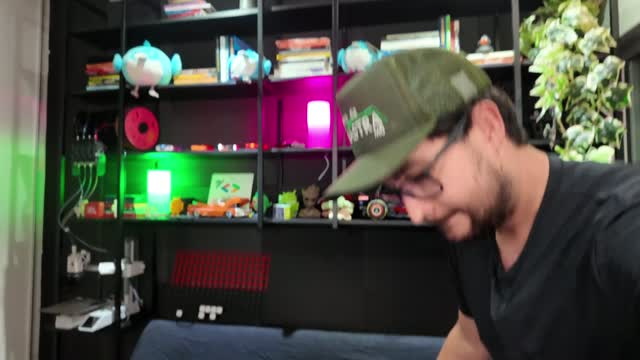
#> input picture benchmarks/reports/geladeira-allwild/evidencia/011s_se-posicionando_gemini-manteve.jpg, 640 x 360 px
$ python -i thumbnailer.py   (imports and definitions only)
#> lines starting #> are read from the running program, lines starting #| are printed output that depends on the picture
#> further down, picture is the input picture: PIL image 640x360 RGB; mean R, G, B 78.1, 76.1, 67.2
"""
THUMBNAILER stage — generates a thumbnail image for the final video.

Short: best frame (energy peak) + bold text.
Long:  AI background via Gemini Imagen (or the best frame) + face asset + title.

The layout is a React component (renderer/, `auto-edit-render`: Satori +
resvg, no browser). If the renderer is missing or fails, the Pillow layout
below draws it instead (AUTO_EDIT_THUMB_RENDERER=pillow forces that).

Output: workspace/thumbnail.png

Usage: python tools/thumbnailer.py <workspace_dir>
"""
from __future__ import annotations

import json
import os
import subprocess
import sys
import tempfile
from pathlib import Path

import numpy as np
from PIL import Image, ImageDraw, ImageFilter, ImageEnhance, ImageFont

sys.path.insert(0, str(Path(__file__).resolve().parent.parent))
from auto_edit import probe, render, styles, thumb_html  # noqa: E402  -- needs the repo root on sys.path

# ── Dimensions ──────────────────────────────────────────────────────────────

SHORT_SIZE = (1080, 1920)   # 9:16 portrait
LONG_SIZE = (1280, 720)     # 16:9 landscape

ENERGY_RESOLUTION = 0.5     # must match extract.py

# ── Instagram safe zone (grid crops 9:16 to center 1:1) ─────────────────────
IG_SAFE_TOP = 0.22   # abaixo disso a grid corta o topo
IG_SAFE_BOT = 0.78   # acima disso a grid corta a base
FACE_ZONE_TOP = 0.52  # texto do short não invade abaixo daqui (rosto ~0.55–0.65)


# [18 lines left out: function _safe_block_top, not called in this run]

# ── Style mapping ───────────────────────────────────────────────────────────

STYLE_MAP = {
    "bold-energy": {
        "text": (255, 255, 255),
        "outline": (0, 0, 0),
        "accent": (255, 220, 0),
        "tint": (255, 50, 0, 80),
        "gradient": ((200, 30, 0), (255, 100, 0)),
    },
    "clean-minimal": {
        "text": (255, 255, 255),
        "outline": (40, 40, 40),
        "accent": (0, 255, 140),
        "tint": (0, 0, 0, 60),
        "gradient": ((30, 30, 50), (60, 60, 80)),
    },
    "dramatic": {
        "text": (255, 255, 255),
        "outline": (0, 0, 0),
        "accent": (255, 50, 50),
        "tint": (0, 0, 0, 120),
        "gradient": ((10, 10, 30), (40, 20, 60)),
    },
    "fun-colorful": {
        "text": (255, 255, 255),
        "outline": (0, 0, 0),
        "accent": (255, 150, 0),
        "tint": (255, 200, 0, 80),
        "gradient": ((255, 100, 50), (255, 200, 0)),
    },
}

DEFAULT_STYLE = "clean-minimal"

# ── Template registry ───────────────────────────────────────────────────────

_BUILTIN_TEMPLATES = {
    "default": "dev",
    "templates": {
        "dev": {
            "description": "programação, frameworks, dicas de dev, carreira",
            "accent": [55, 224, 160],
            "grade": [[11, 31, 26], [6, 16, 13]],
            "sub_text_color": [4, 18, 12],
        },
        "maker": {
            "description": "impressão 3D, hardware, firmware, montagens, mods",
            "accent": [255, 159, 46],
            "grade": [[36, 22, 5], [15, 10, 5]],
            "sub_text_color": [26, 14, 0],
        },
        "gadget": {
            "description": "review de produto, unboxing, comparativo de gadgets",
            "accent": [255, 63, 134],
            "grade": [[38, 10, 26], [15, 5, 11]],
            "sub_text_color": [255, 255, 255],
        },
    },
}

_STYLE_HINT_COMPAT = {
    "bold-energy": "gadget",
    "clean-minimal": "dev",
    "dramatic": "gadget",
    "fun-colorful": "maker",
}

_TEMPLATE_TO_STYLE = {
    "dev": "clean-minimal",
    "maker": "fun-colorful",
    "gadget": "bold-energy",
}


# [46 lines left out: functions _load_templates, _resolve_template, _repo_root, not called in this run]


PREFERRED_FONTS = [
    "Montserrat",         # Modern geometric bold
    "ProtestGuerrilla",   # Bold display (CapCut style)
    "BebasNeue",          # Tall condensed display
    "Anton",              # Heavy impact
    "Oswald",             # Clean condensed
]


# [28 lines left out: functions _find_font, _font_dirs, not called in this run]


# ── React renderer ──────────────────────────────────────────────────────────

# Satori reads static TTF/OTF only (no variable fonts, no WOFF2).
RENDER_FONTS = ("Anton", "BebasNeue")
RENDER_TIMEOUT = 120


# [37 lines left out: functions _render_font, _renderer_cmd, _run_renderer, _style_html, not called in this run]


FACE_FRAMES = 6  # other moments looked at when the main frame shows no face


# [158 lines left out: functions _face_cutout, _render_react, _find_logo_assets, _composite_logos, _find_face_asset, not called in this run]


# ── Frame extraction & scoring ─────────────────────────────────────────────

NUM_CANDIDATES = 12


# [63 lines left out: functions _find_energy_peak, _extract_frame, _score_sharpness, _skin_mask, _score_face_region, not called in this run]


# Mouth band, as a fraction of the skin bounding box
MOUTH_BAND_TOP = 0.55
MOUTH_BAND_BOT = 0.88
MOUTH_BAND_LEFT = 0.30
MOUTH_BAND_RIGHT = 0.70
# Luma thresholds, relative to the median luma of the skin pixels
MOUTH_DARK_RATIO = 0.45    # open mouth = dark cavity
MOUTH_BRIGHT_RATIO = 1.45  # open mouth = visible teeth


# [75 lines left out: functions _score_mouth_closed, _score_center_clarity, _score_brightness, _score_frame, not called in this run]


# Strong enough to sink a talking frame, small enough that a visible talking
# face still beats a frame with no face in it (face term spans ~0-25 points).
MOUTH_WEIGHT = 12.0


# [29 lines left out: functions _combined_score, _forced_timestamp, not called in this run]


# Same timeline in all three; the clean cut first — the captioned/overlaid ones
# have subtitles and graphics burned in, which then showed up in the thumbnail.
CUT_VIDEO_NAMES = ("edited_video.mp4", "captioned_video.mp4", "overlaid_video.mp4")


# [78 lines left out: functions _frame_source, _pick_best_frame, not called in this run]


SECOND_FRAME_GAP = 0.15  # of the duration, away from the main frame


# [46 lines left out: functions _pick_second_frame, _crop_center, not called in this run]


# ── Background generators ──────────────────────────────────────────────────


def _stylize_frame_bg(img: Image.Image) -> Image.Image:
    """Turn a raw video frame into a styled thumbnail background.

    Center stays sharp (subject/face), edges get blur + darkening.
    """
    w, h = img.size
#> w = 640; h = 360
    img = img.convert("RGB")

    # 1. Create blurred version for edges
    blurred = img.filter(ImageFilter.GaussianBlur(radius=12))
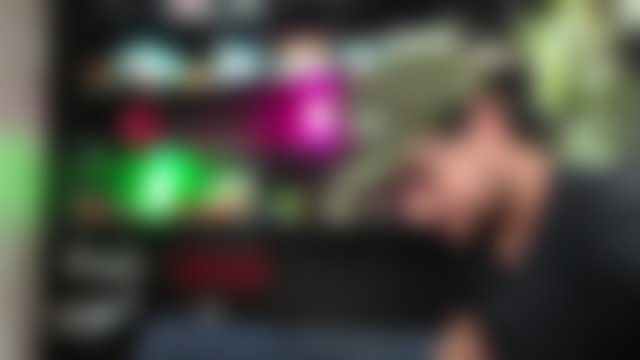
#> blurred: PIL image 640x360 RGB; mean R, G, B 78.1, 76.1, 67.2

    # 2. Radial mask: center = sharp (white), edges = blurred (black)
    sw, sh = 128, 128
    y_arr, x_arr = np.mgrid[0:sh, 0:sw]
    cx, cy = sw / 2, sh * 0.55  # slightly below center (faces are usually there)
    # Elliptical: wider horizontally to cover shoulders
    dist = np.sqrt(((x_arr - cx) / (sw * 0.35)) ** 2 + ((y_arr - cy) / (sh * 0.30)) ** 2)
    # Smooth falloff: 0 = sharp center, 1 = fully blurred edge
    blend = np.clip(dist - 0.3, 0, 1)
    blend = (blend / blend.max() * 255).astype(np.uint8)
    blur_mask = Image.fromarray(blend, mode="L").resize((w, h), Image.LANCZOS)
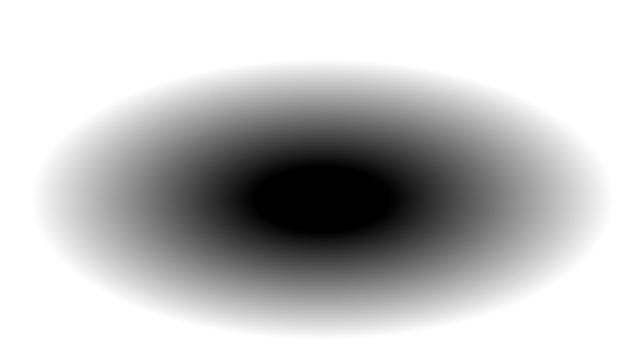
#> blur_mask: PIL image 640x360 L; min 0, max 255, mean 193.9
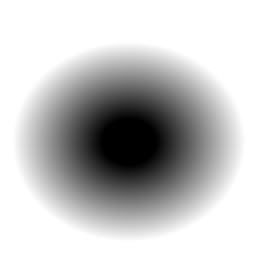
#> blend: shape (128, 128) (shown 2 times larger); min 0, max 255, mean 193.9

    # 3. Composite: sharp center + blurred edges
    img = Image.composite(blurred, img, blur_mask)

    # 4. Boost saturation
    img = ImageEnhance.Color(img).enhance(1.4)
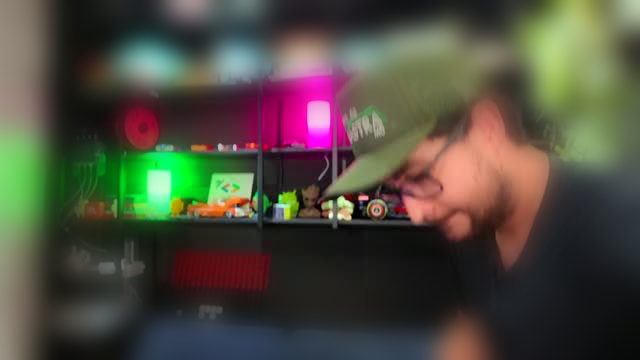
#> img: PIL image 640x360 RGB; mean R, G, B 78.8, 75.9, 63.4

    # 5. Vignette — darken edges only, center untouched
    dist_vig = np.sqrt((x_arr - sw / 2) ** 2 + (y_arr - sh / 2) ** 2) / np.sqrt((sw / 2) ** 2 + (sh / 2) ** 2)
    alpha = np.clip(160 * dist_vig ** 2.2, 0, 255).astype(np.uint8)
    mask = Image.fromarray(alpha, mode="L").resize((w, h), Image.LANCZOS)
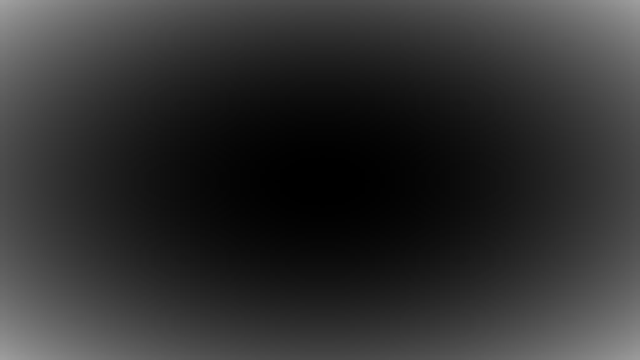
#> mask: PIL image 640x360 L; min 0, max 160, mean 48.4
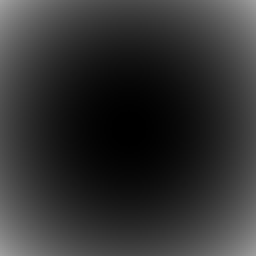
#> alpha: shape (128, 128) (shown 2 times larger); min 0, max 160, mean 48.4
    black = Image.new("RGB", (w, h), (0, 0, 0))
#> black: PIL image 640x360 RGB; every value is 0
    img = Image.composite(black, img, mask)
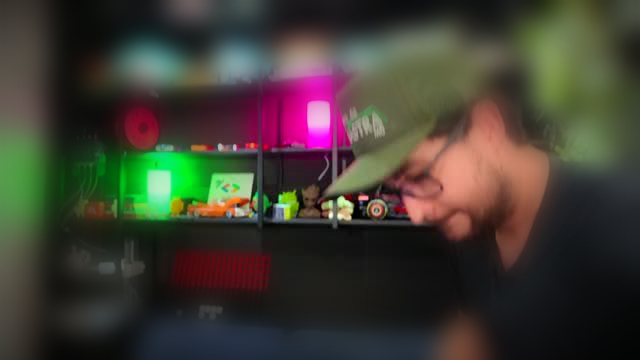
#> img: PIL image 640x360 RGB; mean R, G, B 64.8, 61.4, 51.4
    return img


# [476 lines left out: functions _generate_gradient_bg, _generate_imagen_bg, _load_font, _wrap_text, _auto_size_font, _draw_text_with_outline and 7 more, not called in this run]


# ── Cover frame embedding ───────────────────────────────────────────────────

COVER_FRAMES = 2              # still frames prepended as the cover
COVER_MAX_DURATION = 0.35     # a leading segment shorter than this is our own cover
COVER_TAG = "auto-edit-cover"


# [124 lines left out: functions _cover_concat_cmd, _cover_clip_cmd, _cover_body_cmd, _cover_mux_cmd, _cover_strip_point, _probe_video_packets, not called in this run]


def _has_audio_stream(video_path: Path) -> bool:
    return probe.has_audio_stream(video_path)


# [112 lines left out: functions _assert_frame_rate_preserved, _embed_cover_frame, thumbnail, not called in this run]


# [3 lines not run here, left out]

>>> from PIL import Image
>>> picture = Image.open('../benchmarks/reports/geladeira-allwild/evidencia/011s_se-posicionando_gemini-manteve.jpg')
>>> result = _stylize_frame_bg(picture)

$ run again, on benchmarks/reports/geladeira-allwild/evidencia/470s_sala-vazia_nosso-cortou.jpg
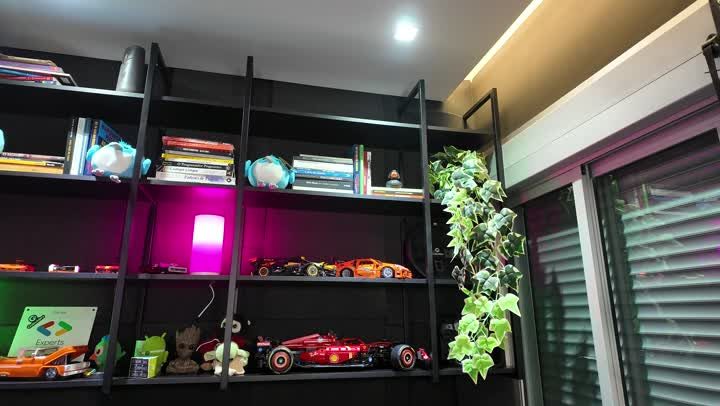
#> input picture benchmarks/reports/geladeira-allwild/evidencia/470s_sala-vazia_nosso-cortou.jpg, 720 x 406 px
#> picture is the input picture: PIL image 720x406 RGB; mean R, G, B 90.9, 84.9, 81.8
#> in _stylize_frame_bg, `blurred = img.filter(ImageFilter.GaussianBlur(radius=12))`:
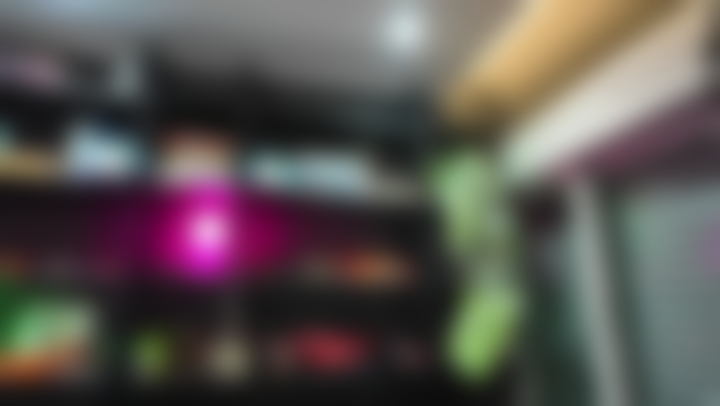
#> blurred: PIL image 720x406 RGB; mean R, G, B 90.9, 84.9, 81.8
#> black: PIL image 720x406 RGB; every value is 0
#> in _stylize_frame_bg, `img = Image.composite(black, img, mask)`:
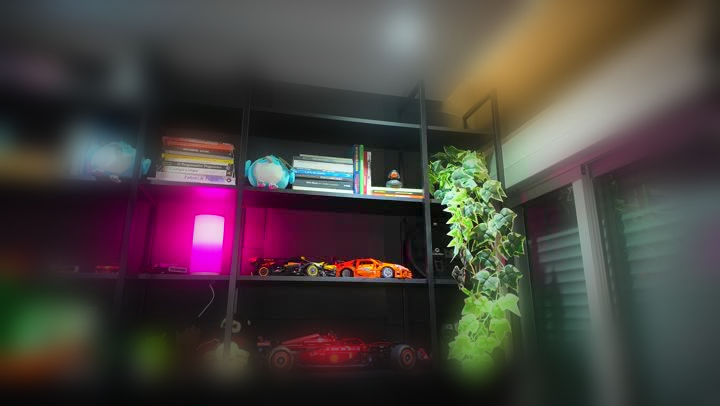
#> img: PIL image 720x406 RGB; mean R, G, B 74.2, 66.9, 63.9

$ run again, on benchmarks/reports/geladeira-allwild/evidencia/680s_voce-falando_gemini-cortou.jpg
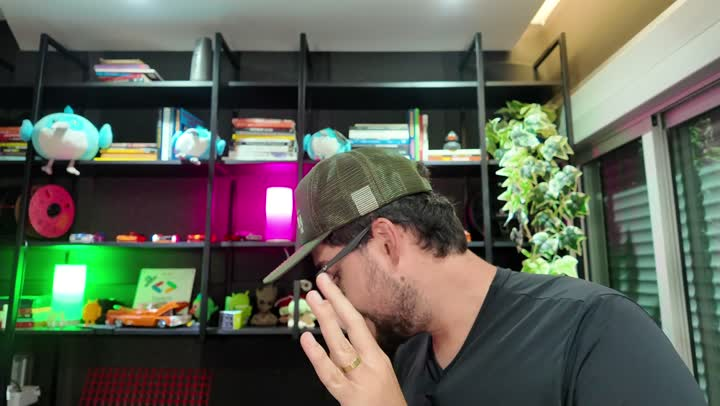
#> input picture benchmarks/reports/geladeira-allwild/evidencia/680s_voce-falando_gemini-cortou.jpg, 720 x 406 px
#> picture is the input picture: PIL image 720x406 RGB; mean R, G, B 94.5, 97.3, 85.2
#> in _stylize_frame_bg, `blurred = img.filter(ImageFilter.GaussianBlur(radius=12))`:
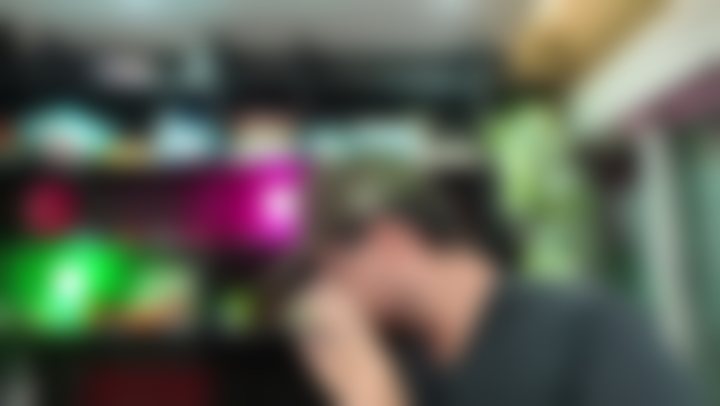
#> blurred: PIL image 720x406 RGB; mean R, G, B 94.5, 97.3, 85.3
#> black: PIL image 720x406 RGB; every value is 0
#> in _stylize_frame_bg, `img = Image.composite(black, img, mask)`:
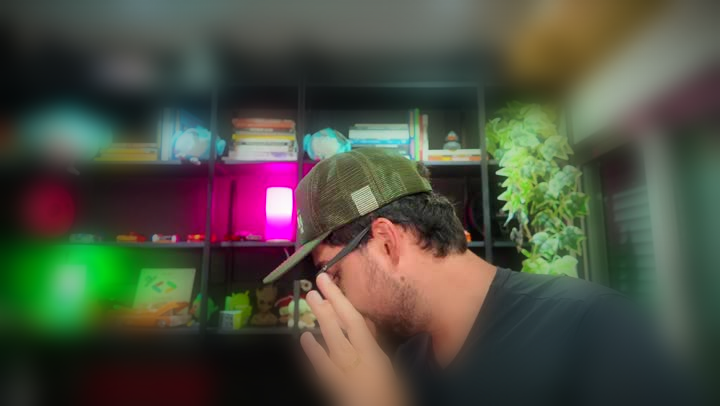
#> img: PIL image 720x406 RGB; mean R, G, B 77, 78.8, 65.5
